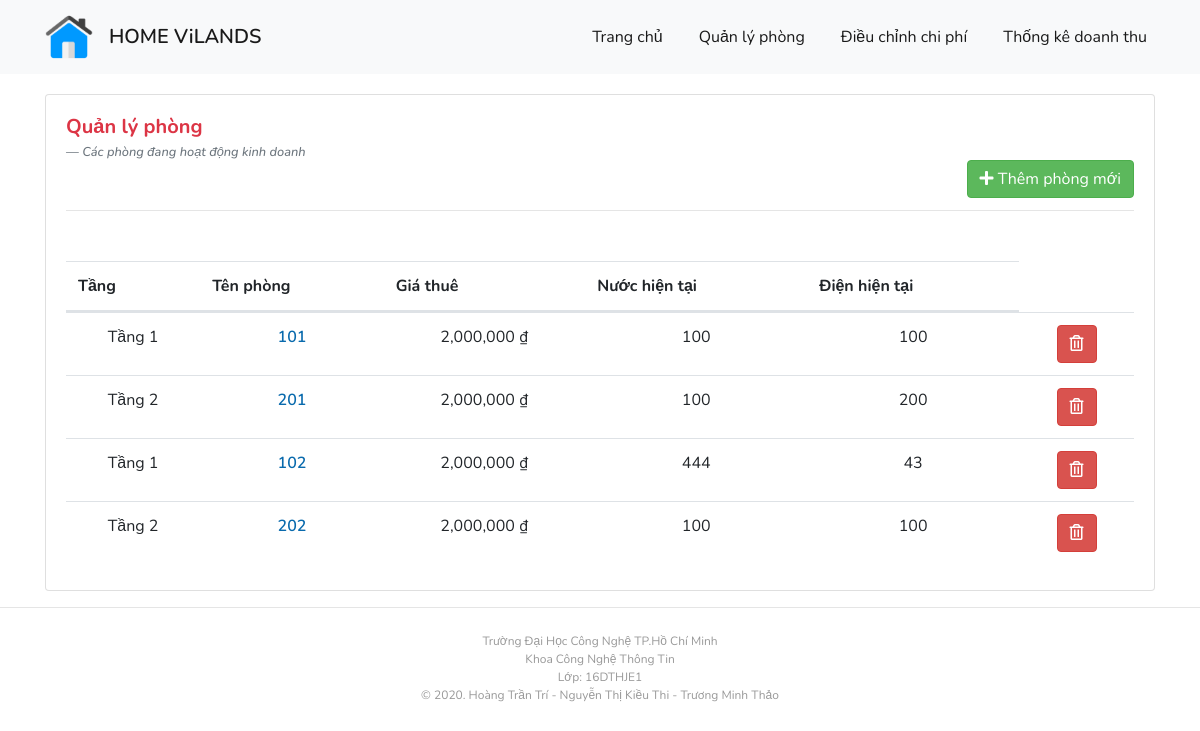
Screenshot of /room.php with the database file from the repository.
### tables this page shows
CREATE TABLE `phong` (
  `Id` int(11) NOT NULL,
  `TenPhong` varchar(2000) NOT NULL,
  `IdTang` int(11) NOT NULL,
  `TenTang` varchar(200) NOT NULL,
  `SoDien` int(11) NOT NULL,
  `SoNuoc` int(11) NOT NULL,
  `SoTienThue` decimal(10,0) NOT NULL
);

### room.php (the view, shortened to what this page needs)
<!doctype html>
<html lang="vi">
<?php require_once("./components/head-tag.php") ?>
<body>
    <?php
        $connect = mysqli_connect('localhost', 'root', '', 'qlnt');
        mysqli_set_charset($connect, "utf8");
    ?>
    <?php
    $arr_thongke = mysqli_query($connect, "SELECT * FROM `phong`");
    ?>
    <?php require_once('header.php') ?>
    <main>
        <div class="container">
            <div class="row">
                <div class="col-md-12">
                    <div class="card">
                        <div class="card-body">
                            <h5 class="card-title text-danger font-weight-bold">Quản lý phòng</h5>
                            <h6 class="card-subtitle mb-12 text-muted blockquote-footer"><em>Các phòng đang hoạt động kinh doanh</em>
                            </h6>
                            <a href="#" class="btn btn-success float-right" data-toggle="modal" data-target="#addModal"><i class="fas fa-plus"></i> Thêm phòng mới</a>
                            <hr style="margin-top:50px">
                            <div class="text-center" style="margin-top:50px">
                                <table id="roomTable" class="table table-hover">
                                    <thead>
                                        <tr>
                                            <th>Tầng</th>
                                            <th>Tên phòng</th>
                                            <th>Giá thuê</th>
                                            <th>Nước hiện tại</th>
                                            <th>Điện hiện tại</th>
                                        </tr>
                                    </thead>
                                    <tbody>
                                        <form action="<?php $_PHP_SELF ?>" method="post">
                                            <?php foreach ($arr_thongke as $arr) {
                                                $idPhong = $arr["Id"] ?>
                                            <tr class='clickable-row' data-href='details.php'>
                                                <td><?php echo $arr["TenTang"]; ?></td>
                                                <td><?php echo '<a href="#" class="text-bold" data-toggle="modal" data-target="#editModal">' . $arr["TenPhong"] . '</a>'; ?></td>
                                                <td><?php echo number_format($arr["SoTienThue"]) . ' ₫'; ?></td>
                                                <td><?php echo number_format($arr["SoDien"]); ?></td>
                                                <td><?php echo number_format($arr["SoNuoc"]); ?></td>
                                                <td><button name="btnDeleteRoom<?php echo $arr["Id"] ?>" type="submit" class="btn btn-danger"><i class="far fa-trash-alt"></i></button></td>
                                            </tr><?php
                                                } ?>
                                        </form>
                                    </tbody>
                                </table>
                            </div>
                        </div>
                    </div>
                </div>
            </div>
        </div>
    </main>
    <hr>
    <?php require_once("./components/footer.php"); ?>
</body>
</html>

### components/head-tag.php (shortened to what this page needs)
<head>
    <link rel="stylesheet" href="asset/css/bootstrap.min.css">
    <link rel="stylesheet" href="asset/css/custom.css">
    <link rel="stylesheet" href="asset/css/all.css">
    <link rel="stylesheet" href="https://cdn.datatables.net/1.10.19/css/dataTables.bootstrap4.min.css">
</head>

### header.php (shortened to what this page needs)
<header>
    <nav class="navbar navbar-expand-lg navbar-light bg-light">
        <div class="container">
            <a class="navbar-brand d-flex align-items-center text-bold" href="/">
                <img src="./asset/img/ui/homeflat_106039.png" width="48" height="auto" class="d-inline-block align-top" alt="">
                <span class="ml-3">HOME ViLANDS</span>
            </a>
            <div class="collapse navbar-collapse" id="navbarSupportedContent">
                <ul class="navbar-nav ml-auto">
                    <li class="nav-item active">
                        <a class="nav-link hover-links" href="/">Trang chủ</a>
                    </li>
                    <li class="nav-item active">
                        <a class="nav-link hover-links" href="room.php">Quản lý phòng</a>
                    </li>
                    <li class="nav-item active">
                        <a href="#" class="nav-link" data-toggle="modal" data-target="#configModal">Điều chỉnh chi phí</a>
                    </li>
                    <li class="nav-item active">
                        <a class="nav-link" href="revenue.php">Thống kê doanh thu</span></a>
                    </li>
                </ul>
            </div>
        </div>
    </nav>
</header>

### components/footer.php
<footer>
    <div class="footer-line my-4">
        <p>Trường Đại Học Công Nghệ TP.Hồ Chí Minh</p>
        <p>Khoa Công Nghệ Thông Tin</p>
        <p>Lớp: 16DTHJE1</p>
        <p>© 2020. Hoàng Trần Trí - Nguyễn Thị Kiều Thi - Trương Minh Thảo</p>
    </div>
</footer>

### asset/css/custom.css (style rules this page uses)
.btn-success { color: #fff; background-color: #5cb85c; border-color: #4cae4c; }
.btn-danger { color: #fff; background-color: #d9534f; border-color: #d43f3a; }
body { font-family: "Noto Sans", sans-serif; cursor:default; }
main { margin-top:20px; }
#navbarSupportedContent ul li { margin-left: 20px; }
img { pointer-events: none; }
a { color: #096AAD; }
.footer-line p { display: block; width: 100%; margin: auto; font-size: 12px; color: #999; text-align: center; }

### asset/css/all.css (style rules this page uses)
.fa,.fab,.fal,.far,.fas { -moz-osx-font-smoothing:grayscale;-webkit-font-smoothing:antialiased;display:inline-block;font-style:normal;font-variant:normal;text-rendering:auto;line-height:1 }
.fa-plus:before { content:"\f067" }
.fa-trash-alt:before { content:"\f2ed" }
.fal,.far { font-family:Font Awesome\ 5 Pro }
.far { font-weight:400 }
.fa,.fas { font-family:Font Awesome\ 5 Pro;font-weight:900 }

### components/head-tag.php (style rules this page uses)
body { font-family: 'Nunito', sans-serif; min-height: 100vh; }
.hover-links { color: "#fff"; transition: all ease-in 0.2s; }
.text-bold { font-weight: 600; }

### rows the page displays
phong: TenTang "Tầng 1", TenPhong "101", SoTienThue "2,000,000", SoDien "100", SoNuoc "100"
phong: TenTang "Tầng 2", TenPhong "201", SoTienThue "2,000,000", SoDien "100", SoNuoc "200"
phong: TenTang "Tầng 1", TenPhong "102", SoTienThue "2,000,000", SoDien "444", SoNuoc "43"
phong: TenTang "Tầng 2", TenPhong "202", SoTienThue "2,000,000", SoDien "100", SoNuoc "100"
